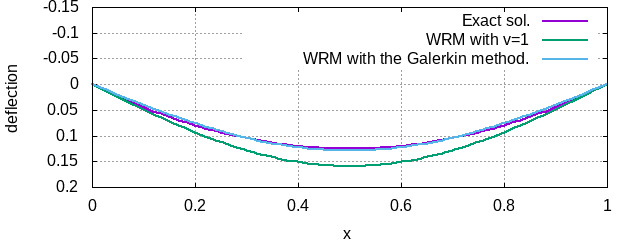

This figure's gnuplot source:
set term png
set output "example.png"
set size ratio -1
set xrange[0:1]
set yrange[0.2:-0.15]
set grid
set key top
set xlabel "x"
set ylabel "deflection"
p -(x**2-x)/2 lw 2 t "Exact sol.",\
  1/(2*pi)*sin(pi*x) lw 2 t "WRM with v=1",\
  4/(pi**3)*sin(pi*x) lw 2 t "WRM with the Galerkin method."